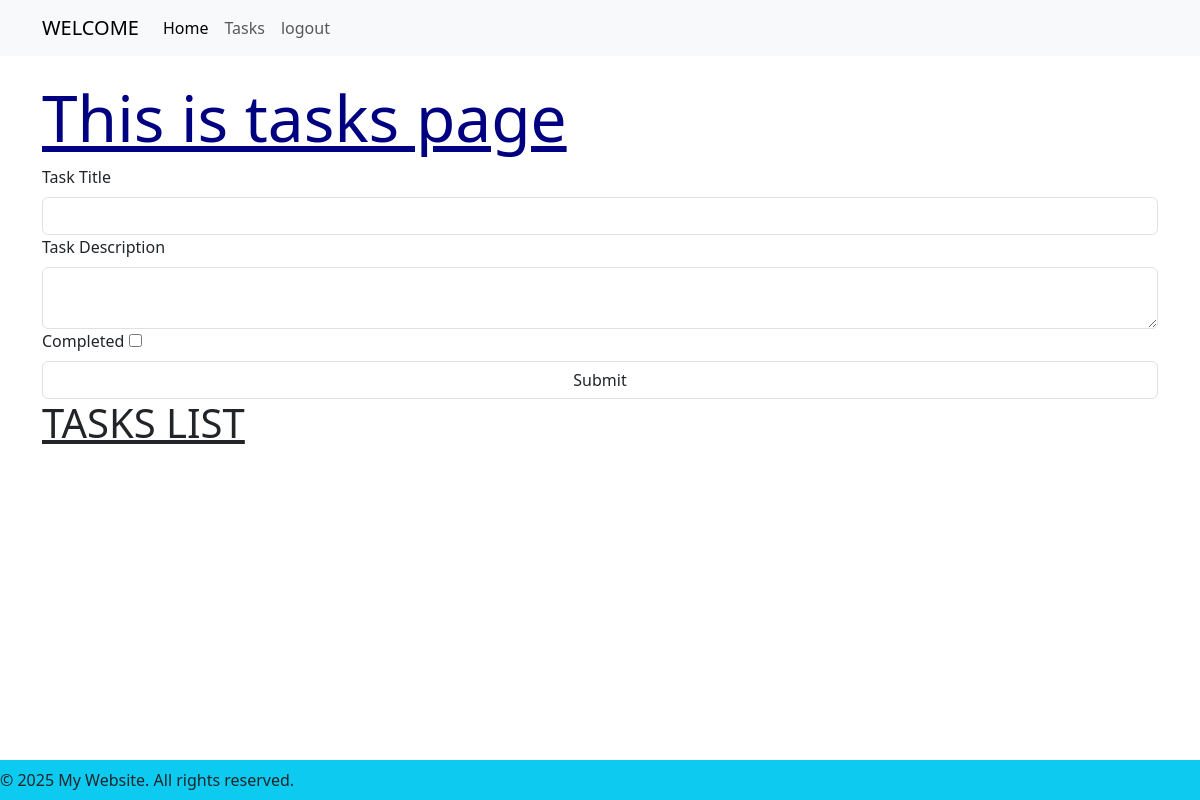
The page /tasks (signed in) on the database as committed earlier.
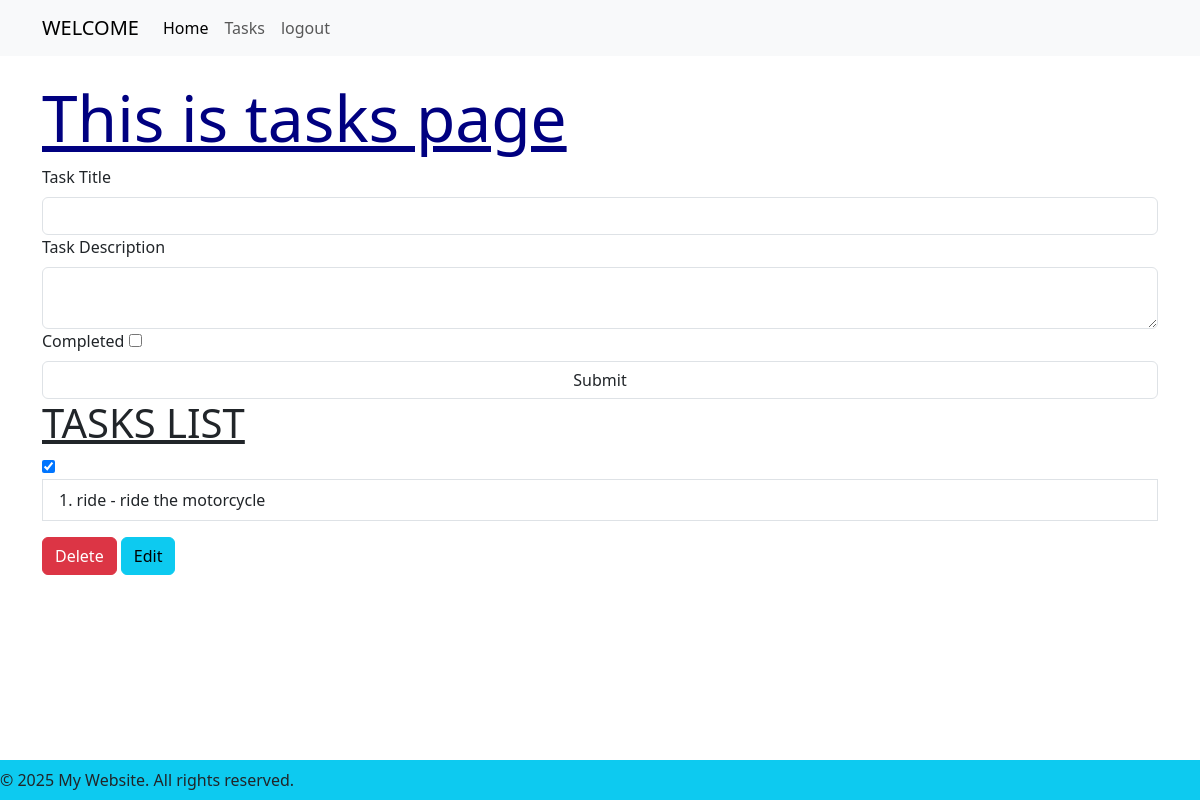
The same page on the database as committed later.
### app/models.py (models this page shows, shortened)
class Task(db.Model):
    id = db.Column(db.Integer, primary_key=True)
    description = db.Column(db.Text, nullable=False)
    title = db.Column(db.String(20), nullable=False)
    completed = db.Column(db.Boolean, default=False)
    user_id = db.Column(db.Integer, db.ForeignKey('user.id'), nullable=False)

### app/routes.py (the view, shortened to what this page needs)
@app.route('/tasks',methods=['GET','POST'])
@login_required
def tasks():
    form = Taskform()
    tasks = Task.query.filter_by(user_id=current_user.id).all()
    return render_template('tasks.html', title='Tasks',form=form,tasks=tasks)

### app/forms.py
class Taskform(FlaskForm):
    title = StringField('Task Title', validators=[DataRequired()])
    description = TextAreaField('Task Description', validators=[DataRequired()])
    completed = BooleanField('Completed')
    submit = SubmitField('Submit')

### app/models.py (called while the page is built)
@login_manager.user_loader
def load_user(user_id):
    return User.query.get(user_id)

### app/templates/tasks.html (shortened to what this page needs)
{% extends "base.html" %}
{% block content %}
<h1 style="color: navy;font-size: 4em;text-decoration: underline;">{% if edit_mode %} Edit Task {% else %}This is tasks page {% endif %}</h1>
<form action="{% if edit_mode %} {{ url_for('edit_task', task_id=request.view_args.task_id) }}{% else %} {{ url_for('tasks') }} {% endif %}" method="post">
    {{ form.title.label(class="form-label") }}
    {{ form.title(size=20, class_="form-control w-100") }}
    {{ form.description.label(class="form-label") }}
    {{ form.description(class_="form-control w-100") }}
    {{ form.completed.label(class="form-label")}}
    {{ form.completed }}
    {{ form.submit(class_="btn-primary form-control w-100") }}
</form>
<h1  style="text-decoration: underline; ">TASKS LIST</h1>
<div  class="list-group">
    {% for task in tasks|reverse %}
    <form action="{{ url_for('toggle_task', task_id=task.id) }}" method="post" style="display: inline-block;">
    <input type="checkbox"
    {% if task.completed %} checked
    {% endif %}
    onchange="this.form.submit()"
id="tasks-{{ task.id }}">
</form>
<p class="list-group-item">{{ loop.index }}. {{ task.title }}  -  {{ task.description }}</p>
<form action="{{ url_for('delete_task', task_id=task.id) }}" method="post" onsubmit="return confirm('Are you sure you want to delete this task?');">
    <button type="submit" class="btn btn-danger btn-xx-lg">Delete</button>
    <a href="{{ url_for('edit_task', task_id=task.id) }}" class="btn btn-info btn-xx-lg">Edit</a>
</form>
    {% endfor %}
</div>
{% endblock %}

Rows that differ between the two databases and show on the page:
added Task: completed "☑", title "ride", description "ride the motorcycle"
